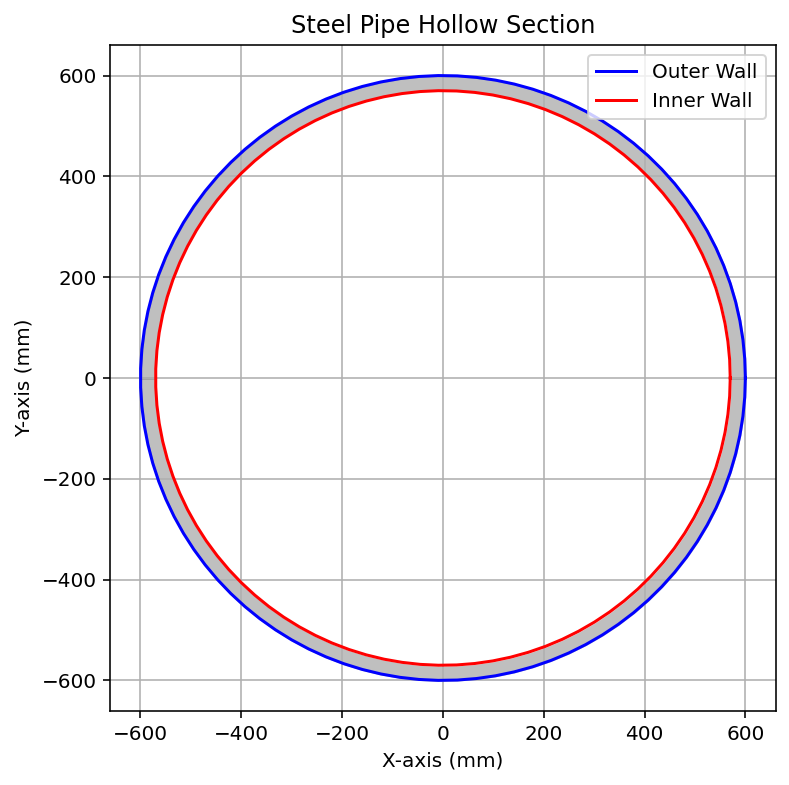

Write the Python code that produced this figure.
def PIPE_HOLLOW_STEEL_SECTION_FUN_3D(SEC_TAG, MAT_TYPE, Do, t, numSubdivCirc, numSubdivRad, DENSITY_STEEL, plot=True):
    """
    Fiber section definition for a Steel Pipe Section (Circular Hollow Section)
    and optional visualization of the section geometry.
    Do     # [mm] outer width (along y and z)
    t      # [mm] wall thickness
    THIS PROGRAM WRITTEN BY SALAR DELAVAR GHASHGHAEI (QASHQAI)
    """  
    import openseespy.opensees as ops
    import numpy as np
    MAT_TAG = SEC_TAG + 1000
    if MAT_TYPE == 'ELASTIC':
        E = 200000.0  # [N/mm²] Modulus of steel
        #ops.uniaxialMaterial('Elastic', MAT_TAG, E)             # TESNSION AND COMPRESSION IS SAME VALUES
        ops.uniaxialMaterial('Elastic', MAT_TAG, E ,0.0, 0.5*E) # TESNSION AND COMPRESSION IS NOT SAME VALUES
        # INFO LINK: https://openseespydoc.readthedocs.io/en/latest/src/ElasticUni.html
    # Material (inelastic steel)    
    if MAT_TYPE == 'INELASTIC':
        Fy = 240.0			    # [N/mm²] Steel yield stress
        Es = 200000.0		    # [N/mm²] Modulus of steel
        ey = Fy/Es			    # [mm/mm] Steel yield strain
        Fu = 1.1818*Fy          # [N/mm²] Steel Ultimate Strength
        esu = 0.12              # [mm/mm] Steel Ultimate Strain
        Esh = (Fu - Fy)/(esu - ey)
        Bs = Esh / Es           # strain-hardening ratio 
        pinchX = 0.8            # Pinching factor in X direction
        pinchY = 0.5            # Pinching factor in Y direction
        damage1 = 0.0           # Damage due to ductility
        damage2 = 0.0           # Damage due to energy
        beta = 0.1              # Stiffness degradation parameter
        ops.uniaxialMaterial('Hysteretic', MAT_TAG,
                             Fy, ey,
                             Fu, esu,
                             0.2*Fu, 1.1*esu,
                             -Fy, -ey,
                             -Fu, -esu,
                             -0.2*Fu, -1.1*esu,
                             pinchX, pinchY,
                             damage1, damage2, beta)
        # INFO LINK: https://openseespydoc.readthedocs.io/en/latest/src/Hysteretic.html
    # ------------------------------
    # Pipe Geometry
    # ------------------------------
    #Do = 260.0           # Outer diameter (mm)
    #t = 10.0             # Wall thickness (mm)
    Di = Do - 2*t        # Inner diameter (mm)
    r_out = Do / 2
    r_in = Di / 2
    
    # ------------------------------
    # Fiber Section Definition
    # ------------------------------
    #numSubdivCirc = 32   # circumferential divisions
    #numSubdivRad = 4     # radial divisions
    
    ops.section('Fiber', SEC_TAG, '-GJ', 1.0e6)
    
    # Fiber ring of steel material
    ops.patch('circ', MAT_TAG, numSubdivRad, numSubdivCirc, 0.0, 0.0, r_in, r_out)
    
    # ------------------------------
    # Basic check (optional geometry)
    # ------------------------------
    AREA = np.pi * (r_out**2 - r_in**2)
    Iz = (np.pi / 4) * (r_out**4 - r_in**4)
    print(f"Section area A = {AREA:.6f} mm²")
    print(f"Moment of inertia Iz = {Iz:.8f} mm⁴")
    
    # -------------------------
    # Plot section geometry
    # -------------------------
    if plot:
        import matplotlib.pyplot as plt
        
        # Create angles for plotting circles
        theta = np.linspace(0, 2*np.pi, 100)
        
        # Calculate x and y coordinates for the outer circle
        x_out = r_out * np.cos(theta)
        y_out = r_out * np.sin(theta)
        
        # Calculate x and y coordinates for the inner circle
        x_in = r_in * np.cos(theta)
        y_in = r_in * np.sin(theta)
        
        # Plotting
        plt.figure(figsize=(6, 6))
        plt.plot(x_out, y_out, color='blue', label='Outer Wall')
        plt.plot(x_in, y_in, color='red', label='Inner Wall')
        
        # Fill the hollow part with white to make it look hollow
        plt.fill_between(x_out, y_out, color='grey', alpha=0.5)
        plt.fill_between(x_in, y_in, color='white') # Fill the inner circle with white
        
        plt.gca().set_aspect('equal', adjustable='box')
        plt.title('Steel Pipe Hollow Section')
        plt.xlabel('X-axis (mm)')
        plt.ylabel('Y-axis (mm)')
        plt.legend()
        plt.grid(True)
        plt.show()

    ELE_MASS  = DENSITY_STEEL * AREA   # Mass Per Length
     
    return Do, ELE_MASS   
